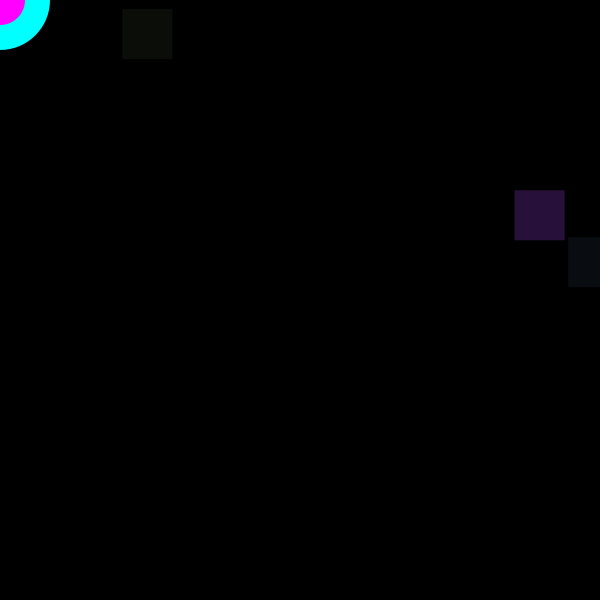
Frame 1 (no input)
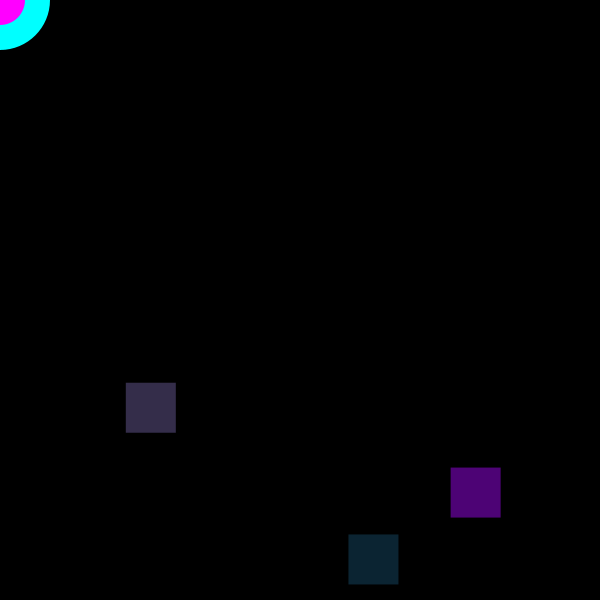
Frame 60 (the mouse pressed at the canvas centre just before this capture)
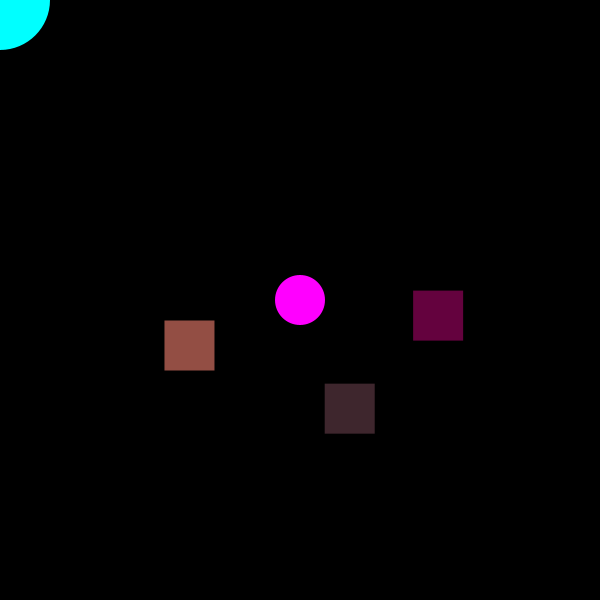
Frame 120 (the mouse held since frame 60 and released just before this capture)

The Processing sketch that drew these frames (run headless with seeded random() and noise(); from frame 60 on, the mouse is pressed at the canvas centre):

// Processing sketch: custom_functions
// ── custom_functions.pde
// Examples of custom functions

boolean timerTriggered;
float xPosition, yPosition;

void setup() {
	size(600, 600);
	frameRate(30);
	noStroke();
}

void draw() {
	background(0);

	// Example 1
	randomBox();
	randomBox();
	randomBox();

	// Example 2
	timer(6);
	fill(#00FFFF);
	ellipse(xPosition, yPosition, 100, 100);

	// Example 3
	if (checkMouseX() == true){
		fill(#FF00FF, 90);
		ellipse(mouseX, mouseY, 25, 25);
	}
	else {
		fill(#FF00FF, 255);
		ellipse(mouseX, mouseY, 50, 50);
	}

}

// Example 1: Use a function to do something, possibly multiple times.
void randomBox(){
	fill(random(255), random(255), random(255), random(255));
	rect(random(width), random(height), 50, 50);
}

// Example 2: Give a function an argument
void timer(int _seconds){
	if(frameCount % (_seconds * 30) == 0){
		timerTriggered = true;
	}
	else{
		timerTriggered = false;
	}

	if(timerTriggered == true){
		xPosition = random(width);
		yPosition = random(height);
	}
}

// Return a value from a function. void is replaced with the type of data being created.
// This kind of function MUST return some kind of value.
boolean checkMouseX(){
	if(mouseX > width/2){
		return true;
	}
	else {
		return false;
	}
}
